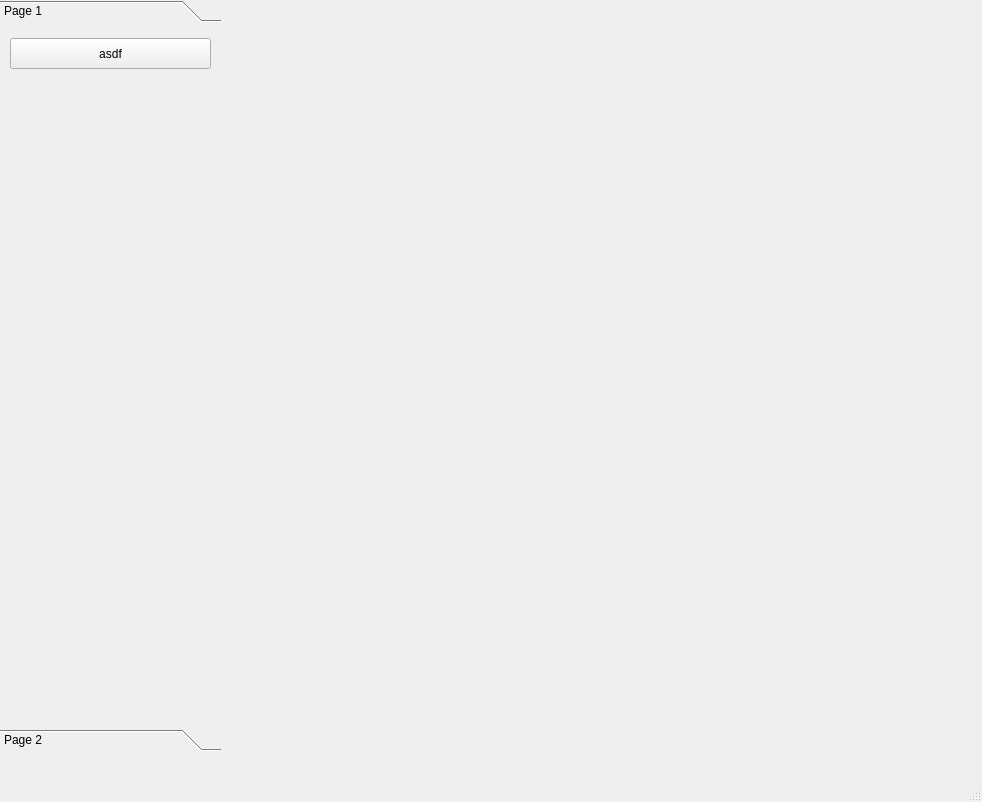
<?xml version="1.0" encoding="UTF-8"?>
<ui version="4.0">
 <class>MainWindow</class>
 <widget class="QMainWindow" name="MainWindow">
  <property name="geometry">
   <rect>
    <x>0</x>
    <y>0</y>
    <width>982</width>
    <height>802</height>
   </rect>
  </property>
  <property name="windowTitle">
   <string>MainWindow</string>
  </property>
  <widget class="QWidget" name="centralwidget">
   <widget class="QToolBox" name="toolBox">
    <property name="geometry">
     <rect>
      <x>0</x>
      <y>0</y>
      <width>221</width>
      <height>751</height>
     </rect>
    </property>
    <property name="currentIndex">
     <number>0</number>
    </property>
    <widget class="QWidget" name="page">
     <property name="geometry">
      <rect>
       <x>0</x>
       <y>0</y>
       <width>221</width>
       <height>691</height>
      </rect>
     </property>
     <attribute name="label">
      <string>Page 1</string>
     </attribute>
     <widget class="QPushButton" name="pushButton">
      <property name="geometry">
       <rect>
        <x>10</x>
        <y>10</y>
        <width>201</width>
        <height>31</height>
       </rect>
      </property>
      <property name="text">
       <string>asdf</string>
      </property>
     </widget>
    </widget>
    <widget class="QWidget" name="page_2">
     <property name="geometry">
      <rect>
       <x>0</x>
       <y>0</y>
       <width>221</width>
       <height>691</height>
      </rect>
     </property>
     <attribute name="label">
      <string>Page 2</string>
     </attribute>
    </widget>
   </widget>
  </widget>
  <widget class="QMenuBar" name="menubar">
   <property name="geometry">
    <rect>
     <x>0</x>
     <y>0</y>
     <width>982</width>
     <height>26</height>
    </rect>
   </property>
  </widget>
  <widget class="QStatusBar" name="statusbar"/>
 </widget>
 <resources/>
 <connections/>
</ui>
